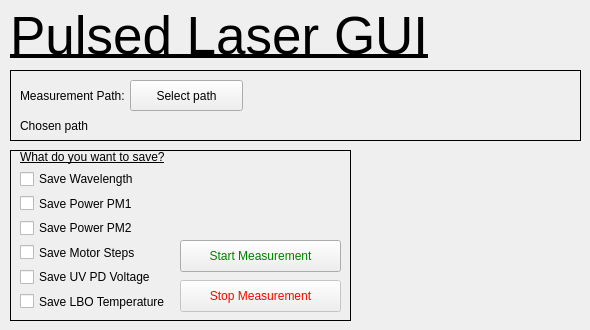
    <widget class="QWidget" name="tab">
     <attribute name="title">
      <string>General</string>
     </attribute>
     <widget class="QLabel" name="label">
      <property name="geometry">
       <rect>
        <x>10</x>
        <y>10</y>
        <width>471</width>
        <height>51</height>
       </rect>
      </property>
      <property name="font">
       <font>
        <pointsize>40</pointsize>
        <weight>50</weight>
        <italic>false</italic>
        <bold>false</bold>
        <underline>true</underline>
       </font>
      </property>
      <property name="text">
       <string>Pulsed Laser GUI</string>
      </property>
      <property name="alignment">
       <set>Qt::AlignLeading|Qt::AlignLeft|Qt::AlignVCenter</set>
      </property>
     </widget>
     <widget class="QFrame" name="frame_2">
      <property name="geometry">
       <rect>
        <x>10</x>
        <y>150</y>
        <width>341</width>
        <height>171</height>
       </rect>
      </property>
      <property name="frameShape">
       <enum>QFrame::Box</enum>
      </property>
      <property name="frameShadow">
       <enum>QFrame::Plain</enum>
      </property>
      <widget class="QWidget" name="verticalLayoutWidget_2">
       <property name="geometry">
        <rect>
         <x>10</x>
         <y>0</y>
         <width>175</width>
         <height>161</height>
        </rect>
       </property>
       <layout class="QVBoxLayout" name="verticalLayout_2">
        <item>
         <widget class="QLabel" name="label_9">
          <property name="font">
           <font>
            <underline>true</underline>
           </font>
          </property>
          <property name="text">
           <string>What do you want to save?</string>
          </property>
         </widget>
        </item>
        <item>
         <widget class="QCheckBox" name="general_checkbox_saveWL">
          <property name="text">
           <string>Save Wavelength</string>
          </property>
         </widget>
        </item>
        <item>
         <widget class="QCheckBox" name="general_checkbox_savePower1">
          <property name="text">
           <string>Save Power PM1</string>
          </property>
         </widget>
        </item>
        <item>
         <widget class="QCheckBox" name="general_checkbox_savePower2">
          <property name="text">
           <string>Save Power PM2</string>
          </property>
         </widget>
        </item>
        <item>
         <widget class="QCheckBox" name="general_checkbox_saveMotorSteps">
          <property name="text">
           <string>Save Motor Steps</string>
          </property>
         </widget>
        </item>
        <item>
         <widget class="QCheckBox" name="general_checkbox_saveUvPdVolt">
          <property name="text">
           <string>Save UV PD Voltage</string>
          </property>
         </widget>
        </item>
        <item>
         <widget class="QCheckBox" name="general_checkbox_saveLboTemp">
          <property name="text">
           <string>Save LBO Temperature</string>
          </property>
         </widget>
        </item>
       </layout>
      </widget>
      <widget class="QPushButton" name="general_button_startMeasurement">
       <property name="geometry">
        <rect>
         <x>170</x>
         <y>90</y>
         <width>161</width>
         <height>32</height>
        </rect>
       </property>
       <property name="autoFillBackground">
        <bool>false</bool>
       </property>
       <property name="styleSheet">
        <string notr="true">color: green</string>
       </property>
       <property name="text">
        <string>Start Measurement</string>
       </property>
      </widget>
      <widget class="QPushButton" name="general_button_stopMeasurement">
       <property name="enabled">
        <bool>false</bool>
       </property>
       <property name="geometry">
        <rect>
         <x>170</x>
         <y>130</y>
         <width>161</width>
         <height>32</height>
        </rect>
       </property>
       <property name="styleSheet">
        <string notr="true">color: red</string>
       </property>
       <property name="text">
        <string>Stop Measurement</string>
       </property>
      </widget>
     </widget>
     <widget class="QFrame" name="frame_3">
      <property name="geometry">
       <rect>
        <x>10</x>
        <y>70</y>
        <width>571</width>
        <height>71</height>
       </rect>
      </property>
      <property name="frameShape">
       <enum>QFrame::Box</enum>
      </property>
      <property name="frameShadow">
       <enum>QFrame::Plain</enum>
      </property>
      <widget class="QPushButton" name="general_button_selectPath">
       <property name="geometry">
        <rect>
         <x>120</x>
         <y>10</y>
         <width>113</width>
         <height>31</height>
        </rect>
       </property>
       <property name="text">
        <string>Select path</string>
       </property>
      </widget>
      <widget class="QLabel" name="label_17">
       <property name="geometry">
        <rect>
         <x>10</x>
         <y>10</y>
         <width>141</width>
         <height>31</height>
        </rect>
       </property>
       <property name="text">
        <string>Measurement Path:</string>
       </property>
      </widget>
      <widget class="QLabel" name="general_label_chosenPath">
       <property name="geometry">
        <rect>
         <x>10</x>
         <y>40</y>
         <width>561</width>
         <height>31</height>
        </rect>
       </property>
       <property name="text">
        <string>Chosen path</string>
       </property>
      </widget>
     </widget>
    </widget>
